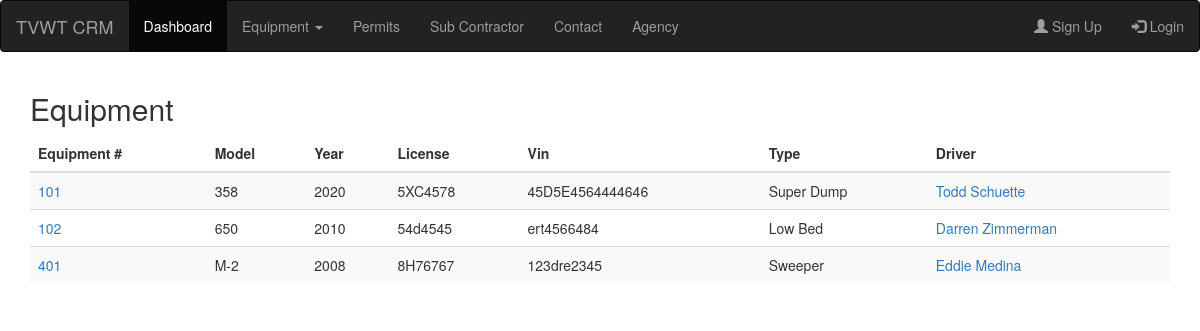
The page / on the database its author committed.
### permits/models.py (models this page shows, shortened)
class VehicleProfile(models.Model):
    ENGINE_CHOICES = (
        (8, '8 Cylinder'),
        (6, '6 Cylinder'),
        (4, '4 Cylinder'),
    )
    TRAN_CHOICES = (
        ('A', 'Automatic'),
        ('S', 'Standard'),
    )
    AXLE_CHOICES = (
        (2, '2 axles'),
        (3, '3 axles'),
        (4, '4 axles'),
    )
    EQUIPMENT_CHOICES = (
        ('SU', 'Super Dump'),
        ('LB', 'Low Bed'),
        ('SW', 'Sweeper'),
        ('WT', 'Water Truck'),
        ('FB', 'Flat Bed'),
    )
    STATUS_CHOICES = (
        ('A', 'Active'),
        ('D', 'Down In Shop'),
        ('N', 'Non-Op'),
        ('J', 'Junked'),
        ('S', 'Sold'),
    )
    eq_number = models.CharField(max_length=150, unique=True)
    make = models.CharField(max_length=150)
    model = models.CharField(max_length=150)
    year = models.CharField(max_length=150)
    lic = models.CharField(max_length=150)
    vin = models.CharField(max_length=150)
    veh_type = models.CharField(
        max_length=2,
        choices=EQUIPMENT_CHOICES,
    )
    description = models.CharField(max_length=150)
    attached_to = models.CharField(max_length=150, blank=True)
    status = models.CharField(
        max_length=1,
        choices=STATUS_CHOICES,
        default='A',
    )
    mileage = models.CharField(max_length=150)
    hours = models.CharField(max_length=150)
    color = models.CharField(max_length=150)
    length = models.CharField(max_length=150)
    width = models.CharField(max_length=150)
    height = models.CharField(max_length=150)
    wheelbase = models.CharField(max_length=150)
    gvw = models.CharField("GVW", max_length=150)
    engine_size = models.PositiveSmallIntegerField(
        choices=ENGINE_CHOICES,
        default=8,
    )
    transmission = models.CharField(
        max_length=1,
        choices=TRAN_CHOICES,
    )
    axle = models.PositiveSmallIntegerField(
        choices=AXLE_CHOICES,
        default=2,
    )
    front_size = models.CharField(max_length=150)
    rear_size = models.CharField(max_length=150)
    veh_picture = models.ImageField(upload_to='veh_images', blank=True)
    owner = models.ForeignKey(SubProfile, on_delete=models.CASCADE)
    driver = models.ForeignKey(ContactProfile, on_delete=models.CASCADE)
    note = models.TextField(blank=True)
    created = models.DateTimeField(auto_now_add=True)
    updated = models.DateTimeField(auto_now=True)
    class Meta(object):
        verbose_name = "Vehicle"
        verbose_name_plural = "Vehicles"

class ContactProfile(models.Model):
    GENDER_CHOICES = (
        ('M', 'Male'),
        ('F', 'Female'),
    )
    first_name = models.CharField(max_length=150)
    last_name = models.CharField(max_length=150, blank=True)
    address = models.CharField(max_length=150, blank=True)
    city = models.CharField(max_length=150, blank=True)
    st = models.CharField(max_length=150, blank=True)
    zip_code = models.CharField(max_length=20, blank=True)
    phone = models.CharField(max_length=20, blank=True)
    fax = models.CharField(max_length=20, blank=True)
    email = models.EmailField(max_length=150, blank=True)
    ss = models.CharField(max_length=9, blank=True)
    emergence_name = models.CharField(max_length=20, blank=True)
    emergence_phone = models.CharField(max_length=20, blank=True)
    gender = models.CharField(
        max_length=1,
        choices=GENDER_CHOICES,
    )
    employer = models.ForeignKey('SubProfile', on_delete=models.CASCADE, null=True, blank=True)
    experience = models.TextField(blank=True)
    dob = models.DateField()
    cdl = models.ImageField(upload_to='contact_cdl', blank=True)
    note = models.TextField(blank=True)
    created = models.DateTimeField(auto_now_add=True)
    updated = models.DateTimeField(auto_now=True)
    class Meta(object):
        unique_together = ("first_name", "last_name")
        verbose_name = "Contact"
        verbose_name_plural = "Contacts"
    def __str__(self):
        return f"{self.first_name} {self.last_name}"

### permits/views.py (the view)
# urls.py: path('', views.home, name='home'),
def home(request):
    trucks = VehicleProfile.objects.all()
    return render(request, 'permits/dashboard.html', {'trucks': trucks})

### templates/permits/dashboard.html
{% extends 'permits/main.html' %}
{% block content %}
    <div class="container">
        <h2>Equipment</h2>
        <table class="table table-striped">
            <thead>
            <tr>
                <th>Equipment #</th>
                <th>Model</th>
                <th>Year</th>
                <th>License</th>
                <th>Vin</th>
                <th>Type</th>
                <th>Driver</th>
            </tr>
            </thead>
            <tbody>
            <tr>
                {% for i in trucks %}
                    <td><a href="{% url 'truck' %}">{{ i.eq_number }}</a></td>
                    <td>{{ i.model }}</td>
                    <td>{{ i.year }}</td>
                    <td>{{ i.lic }}</td>
                    <td>{{ i.vin }}</td>
                    <td>{{ i.get_veh_type_display }}</td>
                    <td><a href="{% url 'contact' %}">{{ i.driver }}</a></td>
                    </tr>
                {% endfor %}
            </tbody>
        </table>
    </div>
{% endblock %}

### rows shown on the page
VehicleProfile: eq_number "101", model "358", year "2020", lic "5XC4578", vin "45D5E4564444646", veh_type "Super Dump", driver "Todd Schuette"
VehicleProfile: eq_number "102", model "650", year "2010", lic "54d4545", vin "ert4566484", veh_type "Low Bed", driver "Darren Zimmerman"
VehicleProfile: eq_number "401", model "M-2", year "2008", lic "8H76767", vin "123dre2345", veh_type "Sweeper", driver "Eddie Medina"
